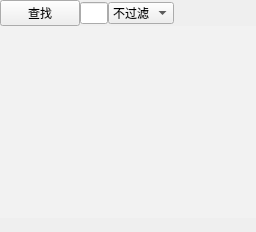
             <widget class="QWidget" name="tab_6">
              <property name="minimumSize">
               <size>
                <width>1</width>
                <height>1</height>
               </size>
              </property>
              <attribute name="title">
               <string>加密点列表</string>
              </attribute>
              <layout class="QGridLayout" name="gridLayout_6">
               <property name="leftMargin">
                <number>0</number>
               </property>
               <property name="topMargin">
                <number>0</number>
               </property>
               <property name="rightMargin">
                <number>0</number>
               </property>
               <property name="bottomMargin">
                <number>0</number>
               </property>
               <property name="spacing">
                <number>0</number>
               </property>
               <item row="2" column="0">
                <widget class="QLabel" name="encryptPointsnum">
                 <property name="sizePolicy">
                  <sizepolicy hsizetype="Preferred" vsizetype="Fixed">
                   <horstretch>0</horstretch>
                   <verstretch>0</verstretch>
                  </sizepolicy>
                 </property>
                 <property name="text">
                  <string/>
                 </property>
                </widget>
               </item>
               <item row="0" column="0">
                <layout class="QHBoxLayout" name="horizontalLayout_4" stretch="1,1,1,3">
                 <property name="rightMargin">
                  <number>0</number>
                 </property>
                 <item>
                  <widget class="QPushButton" name="pushButton">
                   <property name="sizePolicy">
                    <sizepolicy hsizetype="Preferred" vsizetype="Fixed">
                     <horstretch>0</horstretch>
                     <verstretch>0</verstretch>
                    </sizepolicy>
                   </property>
                   <property name="text">
                    <string>查找</string>
                   </property>
                  </widget>
                 </item>
                 <item>
                  <widget class="QLineEdit" name="lineEdit">
                   <property name="sizePolicy">
                    <sizepolicy hsizetype="Preferred" vsizetype="Fixed">
                     <horstretch>0</horstretch>
                     <verstretch>0</verstretch>
                    </sizepolicy>
                   </property>
                  </widget>
                 </item>
                 <item>
                  <widget class="QComboBox" name="comboBox">
                   <item>
                    <property name="text">
                     <string>不过滤</string>
                    </property>
                   </item>
                   <item>
                    <property name="text">
                     <string>&lt;3度</string>
                    </property>
                   </item>
                   <item>
                    <property name="text">
                     <string>&gt;=2度</string>
                    </property>
                   </item>
                   <item>
                    <property name="text">
                     <string>&gt;=3度</string>
                    </property>
                   </item>
                   <item>
                    <property name="text">
                     <string>&gt;=4度</string>
                    </property>
                   </item>
                   <item>
                    <property name="text">
                     <string>&gt;=5度</string>
                    </property>
                   </item>
                   <item>
                    <property name="text">
                     <string>&gt;=6度</string>
                    </property>
                   </item>
                   <item>
                    <property name="text">
                     <string>已确认</string>
                    </property>
                   </item>
                   <item>
                    <property name="text">
                     <string>未确认</string>
                    </property>
                   </item>
                  </widget>
                 </item>
                 <item>
                  <spacer name="horizontalSpacer_5">
                   <property name="orientation">
                    <enum>Qt::Horizontal</enum>
                   </property>
                   <property name="sizeType">
                    <enum>QSizePolicy::Preferred</enum>
                   </property>
                   <property name="sizeHint" stdset="0">
                    <size>
                     <width>0</width>
                     <height>0</height>
                    </size>
                   </property>
                  </spacer>
                 </item>
                </layout>
               </item>
               <item row="1" column="0">
                <widget class="QTableView" name="encryptPointsList_TableW">
                 <property name="contextMenuPolicy">
                  <enum>Qt::CustomContextMenu</enum>
                 </property>
                 <property name="styleSheet">
                  <string notr="true"> /* 保持原有的 QTableWidget 样式 */
QTableView {
    background-color: #f2f2f2;
    border: none;
    gridline-color: #d0d0d0;
}
 
/* 表头样式 - 带省略号效果 */
QHeaderView {
    border: none;
    margin: 0;
}
 
QHeaderView::section {
	background-color: #f2f2f2;
    color: #333;
    margin: 0;
    text-align: center;
    qproperty-alignment: AlignCenter;
    
    /* 省略号关键设置 */
    text-overflow: ellipsis;
    max-width: 50px;
    min-width: 5px;

    /* 添加阴影效果以增加立体感 */
    border-radius: 2px;
    box-shadow: 1px 1px 2px rgba(0, 0, 0, 0.1);
}

/* 强制表头在 selected/focus/active 状态下也不改变外观 */
QHeaderView::section:selected,
QHeaderView::section:focus,
QHeaderView::section:active {
    background-color: qlineargradient(x1:0, y1:0, x2:0, y2:1, stop:0 #585858, stop:1 #585858);
    color: #333;
    border: 1px solid #585858; /* 添加边框 */
    outline: none;
 	box-shadow: 1px 1px 2px rgba(0, 0, 0, 0.1);
} 
 
QHeaderView::section:hover {
    background-color: #c0f0ef;
    qproperty-toolTip: attr(text);
}
 
QHeaderView::section:pressed {
    background-color: #00a99d;
    color: white;
}

QHeaderView::section:!selected {
    background-color: #f2f2f2;
    color: #333;
} 

/* 单元格设置 */
QTableView::item {
    border: 1px solid #d0d0d0;
    margin: 0;
    padding: 2px;
}
 
/* 选中单元格效果 */
QTableView::item:selected {
    background-color: #00a99d;
    color: white;
}
 
/* 交替行颜色 */
QTableView::item:alternate {
    background-color: #fafafa;
}</string>
                 </property>
                </widget>
               </item>
              </layout>
              <zorder>encryptPointsnum</zorder>
              <zorder></zorder>
              <zorder>encryptPointsList_TableW</zorder>
             </widget>
